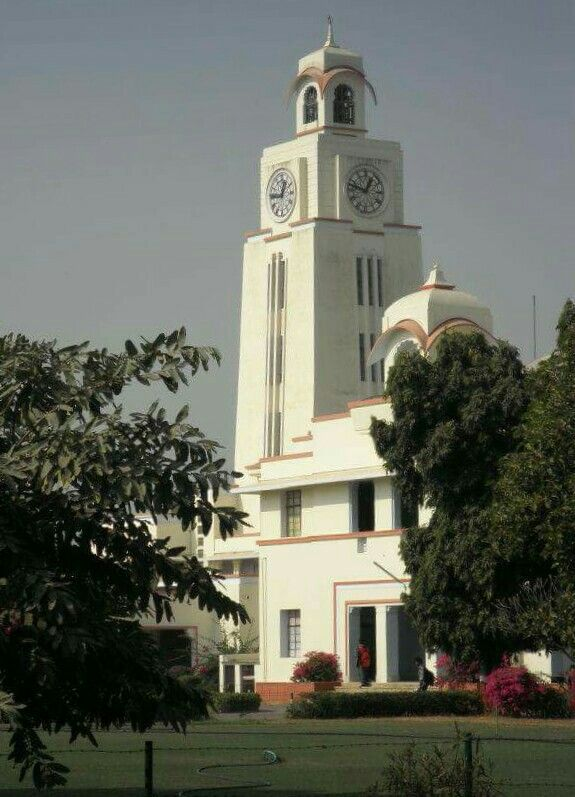
#> input picture Images/clock tower.jpg, 575 x 797 px, found by its file name
$ python greyscale.py
#> lines starting #> are read from the running program, lines starting #| are printed output that depends on the picture; after the words box and inside, x2 and y2 are one past the last pixel; in counts of white or black regions, pixels touching at a corner belong together
import cv2 as cv

img = cv.imread('Images\clock tower.jpg')
#> img is the input picture: shape (797, 575, 3); mean B, G, R 95.9, 106.5, 103.1

# cv.imshow('ct', img)

gray = cv.cvtColor(img, cv.COLOR_BGR2GRAY)
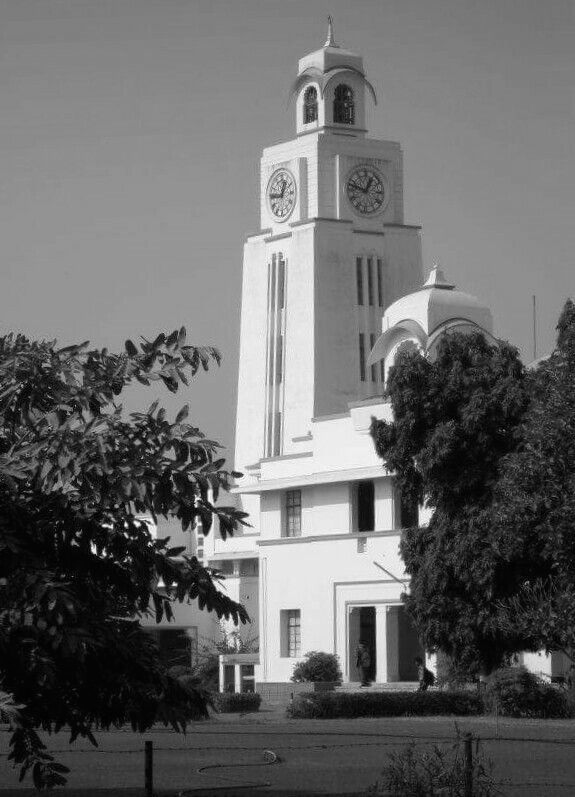
#> gray: shape (797, 575); min 0, max 253, mean 104.3
cv.imshow('gray', gray)

blur = cv.GaussianBlur(img, (11,11), cv.BORDER_DEFAULT)
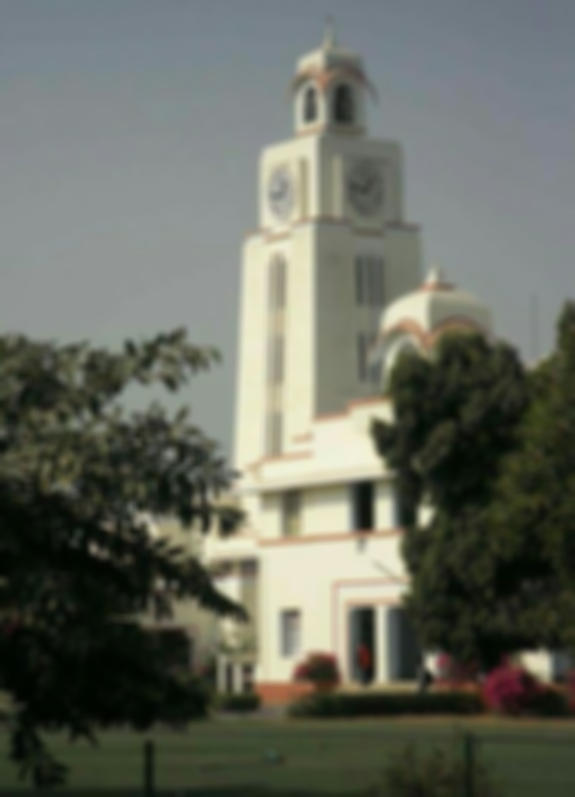
#> blur: shape (797, 575, 3); mean B, G, R 95.9, 106.5, 103.1
cv.imshow('blur', blur)

## Edge Cascade Like super cool stuff
canny = cv.Canny(img,125, 175)
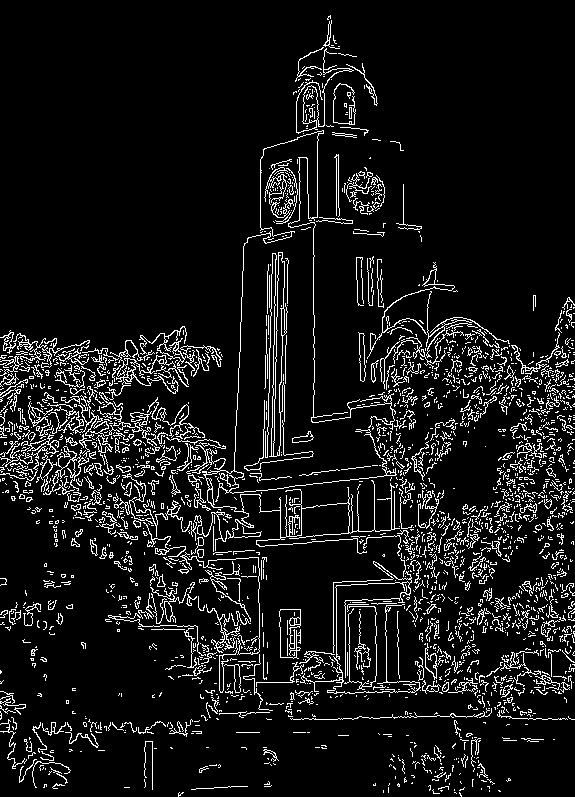
#> canny: shape (797, 575); 8.6% white in thin lines or dots
gcanny = cv.Canny(gray,125,175)
#> gcanny: shape (797, 575); 8% white in thin lines or dots

cv.imshow('canny',canny)
cv.imshow('canny',canny)

## Dilating the image
dill = cv.dilate(canny, (3,3), iterations=1)
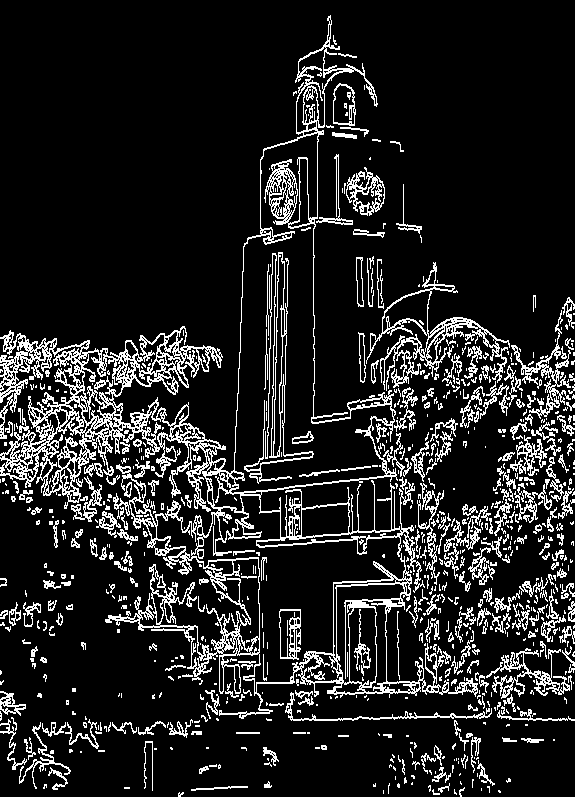
#> dill: shape (797, 575); 13.4% white in thin lines or dots
cv.imshow('Dilated', dill)

## Erode the image
erode = cv.erode(dill, (3,3), iterations=1)
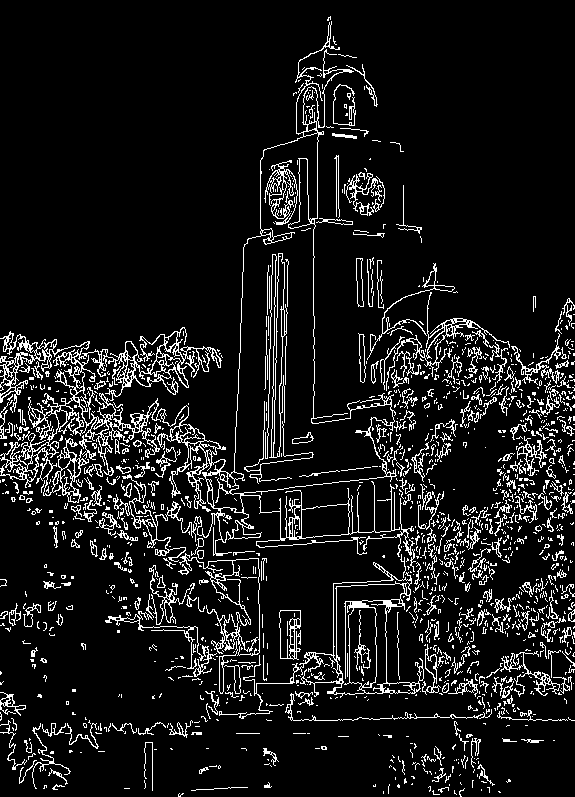
#> erode: shape (797, 575); 9.5% white in thin lines or dots
cv.imshow('erode',erode)

## Resize the image
resize = cv.resize(img, (500,500), interpolation=cv.INTER_CUBIC )
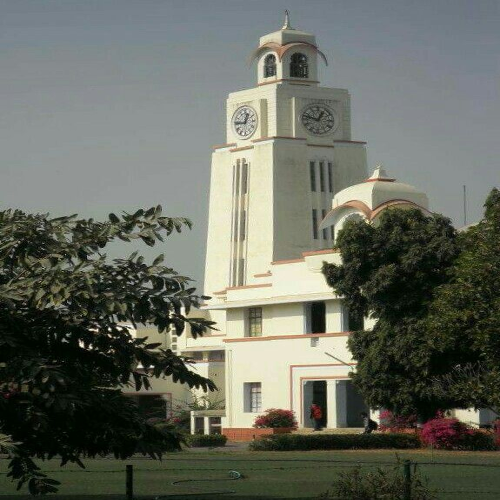
#> resize: shape (500, 500, 3); mean B, G, R 95.9, 106.5, 103.1
cv.imshow('resize',resize)

## crop the image
crop = img[100:300, 100:400]
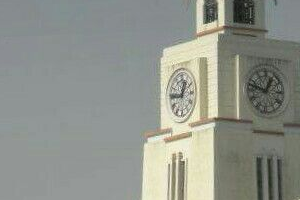
#> crop: shape (200, 300, 3); mean B, G, R 139.2, 147, 143.6
cv.imshow('crop', crop)

cv.waitKey(0)

$ run again, with Images/deer.jpg copied over Images/clock tower.jpg
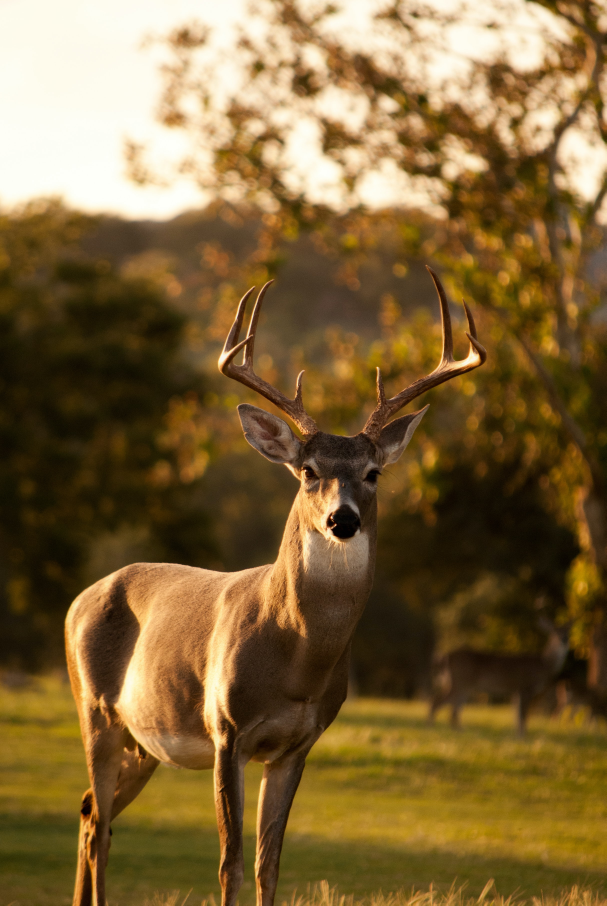
#> input picture Images/deer.jpg, 2425 x 3622 px, found by its file name (shown at 1/4 size)
#> img is the input picture: shape (3622, 2425, 3); mean B, G, R 57.6, 100.4, 126.1
#> `canny = cv.Canny(img,125, 175)`:
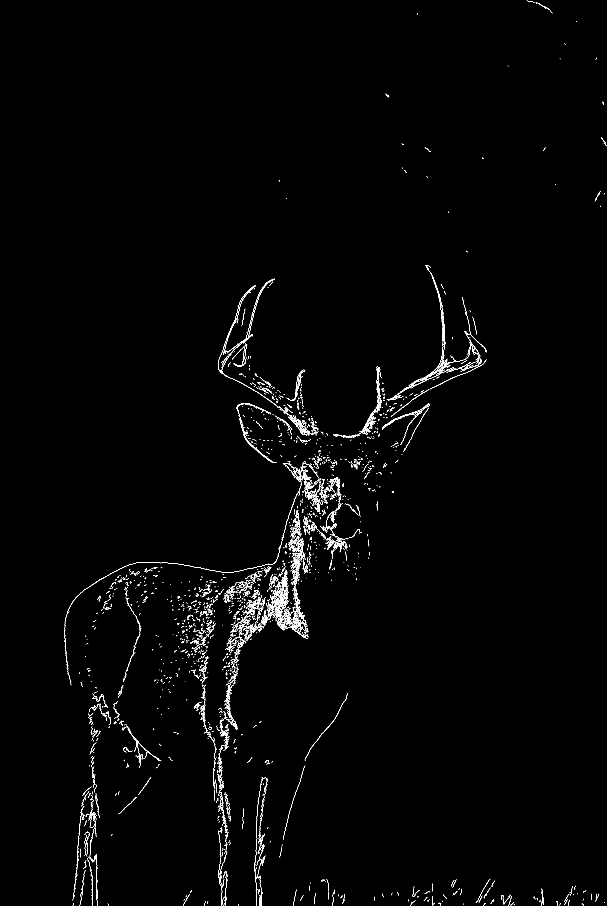
#> canny: shape (3622, 2425) (shown at 1/4 size); 0.73% white in thin lines or dots, all inside (x1, y1, x2, y2) = (257, 3, 2425, 3622)
#> gcanny: shape (3622, 2425); 0.56% white in thin lines or dots, all inside (x1, y1, x2, y2) = (258, 3, 2424, 3622)
#> erode: shape (3622, 2425); 0.76% white in thin lines or dots, all inside (x1, y1, x2, y2) = (257, 4, 2425, 3622)
#> `crop = img[100:300, 100:400]`:
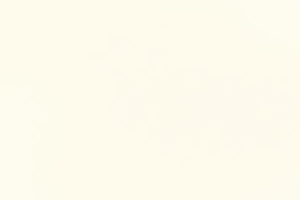
#> crop: shape (200, 300, 3); mean B, G, R 236.2, 250.8, 253.7

$ run again, with Images/fox.jpg copied over Images/clock tower.jpg
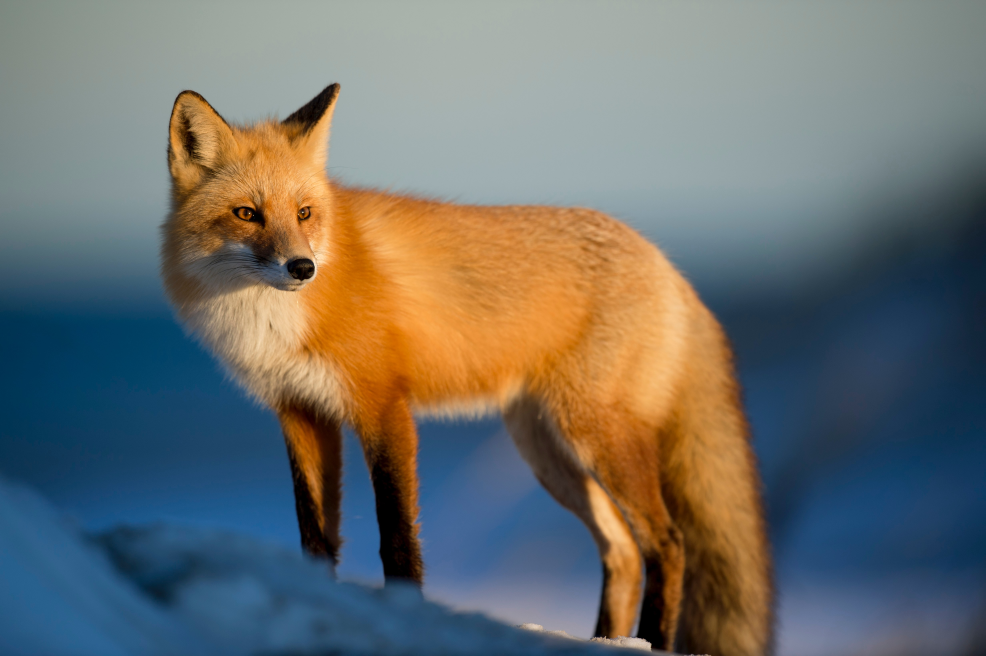
#> input picture Images/fox.jpg, 4928 x 3280 px, found by its file name (shown at 1/5 size)
#> img is the input picture: shape (3280, 4928, 3); mean B, G, R 107, 110.9, 109.3
#> `canny = cv.Canny(img,125, 175)`:
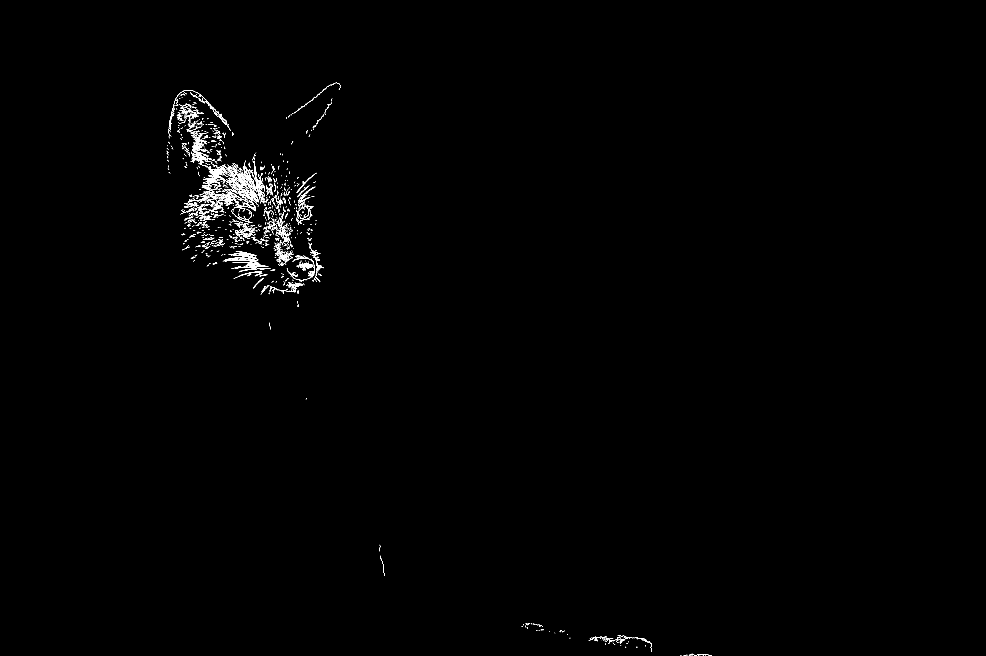
#> canny: shape (3280, 4928) (shown at 1/5 size); 0.27% white in thin lines or dots, all inside (x1, y1, x2, y2) = (834, 413, 3557, 3280)
#> erode: shape (3280, 4928); 0.29% white in thin lines or dots, all inside (x1, y1, x2, y2) = (834, 414, 3557, 3280)
#> `crop = img[100:300, 100:400]`:
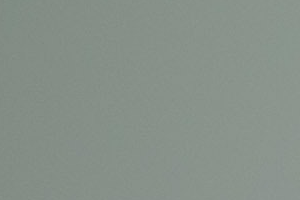
#> crop: shape (200, 300, 3); mean B, G, R 137.3, 145.2, 135.1
